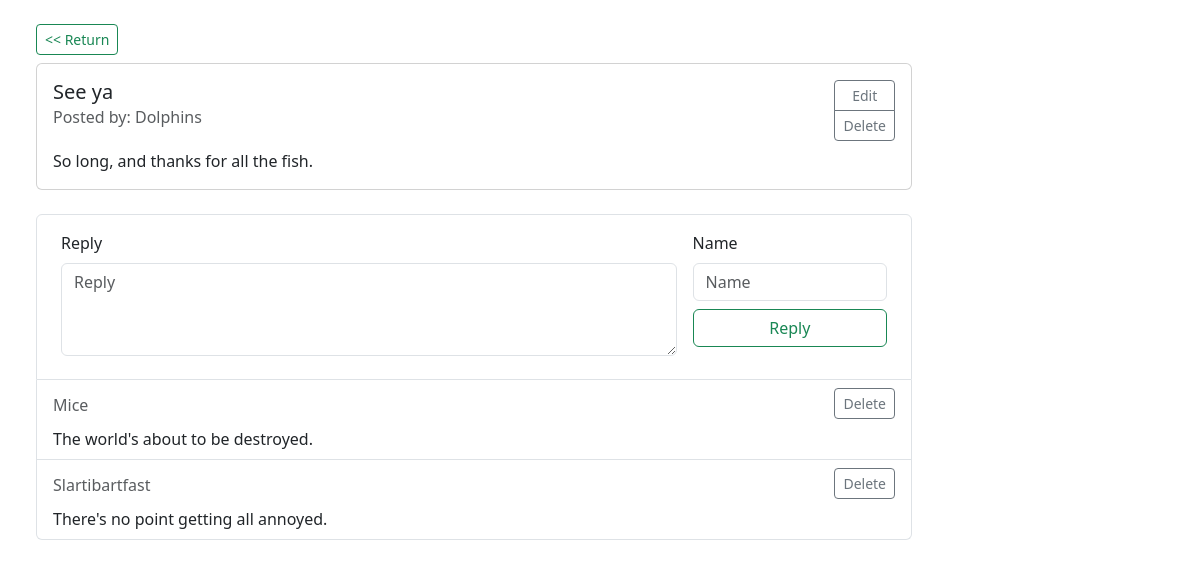
Page /topics/1683756053628 on the committed database.
### webapp/models.py (models this page shows)
class Topic(models.Model):
    topic_id = models.CharField(max_length=50, primary_key=True)
    title = models.CharField(max_length=100)
    content = models.TextField()
    author = models.CharField(max_length=100)

class Reply(models.Model):
    reply_id = models.CharField(max_length=50, primary_key=True)
    topic_id = models.ForeignKey(Topic, on_delete=models.CASCADE)
    reply = models.TextField()
    author = models.CharField(max_length=100)

### webapp/views.py (the view)
# urls.py: path("<slug:topic_id>", view),
def view(request, topic_id):
    topic = Topic.objects.get(pk=topic_id)
    replies = Reply.objects.filter(topic_id=topic_id).order_by("reply_id")
    return render(request, "topic.html", {"topic": topic, "replies": replies})

### webapp/templates/topic.html (shortened to what this page needs)
<!DOCTYPE html>
<link
  href="https://cdn.jsdelivr.net/npm/bootstrap@5.3.0-alpha2/dist/css/bootstrap.min.css"
  rel="stylesheet"
/>
<html>
  <body class="container w-75 m-4">
    <a href="/topics" class="btn btn-sm btn-outline-success mb-2"><< Return</a>
    <div class="card mb-4">
      <div class="card-body">
        <div class="mb-2 d-flex justify-content-between">
          <div>
            <h5 class="card-title">{{topic.title}}</h5>
            <h6 class="card-subtitle mb-2 text-body-secondary">
              Posted by: {{topic.author}}
            </h6>
          </div>
          <div class="btn-group-vertical">
            <a
              href="/topics/{{topic.topic_id}}/edit"
              class="btn btn-sm btn-outline-secondary"
              >Edit</a
            >
            <a
              href="/topics/{{topic.topic_id}}/delete"
              class="btn btn-sm btn-outline-secondary"
              >Delete</a
            >
          </div>
        </div>
        <p class="card-text">{{topic.content}}</p>
      </div>
    </div>
    <ul class="list-group">
      <li class="list-group-item">
        <form
          class="d-flex justify-content-between mb-4"
          action="/topics/{{topic.topic_id}}/reply"
          method="POST"
        >
          <div class="w-75 px-2">
            <label for="reply" class="form-label mt-2">Reply</label>
            <textarea
              required
              type="text"
              class="form-control h-75"
              id="reply"
              name="reply"
              placeholder="Reply"
            ></textarea>
          </div>
          <div class="w-25 px-2">
            <label for="author" class="form-label mt-2">Name</label>
            <input
              required
              type="text"
              class="form-control mb-2"
              id="author"
              name="author"
              placeholder="Name"
            />
            <button type="submit" class="btn btn-outline-success w-100">
              Reply
            </button>
          </div>
        </form>
      </li>
      {% for reply in replies %}
      <li class="list-group-item d-flex justify-content-between">
        <div class="card-body">
          <div class="mb-2 d-flex justify-content-between">
            <h6 class="card-subtitle text-body-secondary pt-2">
              {{reply.author}}
            </h6>
            <a
              href="/topics/{{topic.topic_id}}/reply/{{reply.reply_id}}/delete"
              class="btn btn-sm btn-outline-secondary"
              >Delete</a
            >
          </div>
          <p class="card-text">{{reply.reply}}</p>
        </div>
      </li>
      {% endfor %}
    </ul>
  </body>
</html>

### rows in the picture
Topic: title "See ya", author "Dolphins", content "So long, and thanks for all the fish."
Reply: author "Mice", reply "The world's about to be destroyed."
Reply: author "Slartibartfast", reply "There's no point getting all annoyed."
